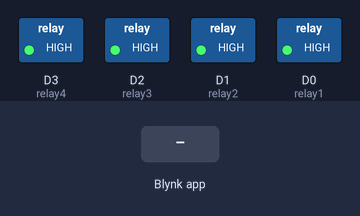
The sketch below on a simulated ESP8266 (NodeMCU). On the bench: switched loads named in the sketch (green lamp = pin HIGH). The inputs (shaded band) are chosen by the test bench. WiFi joins after 1.5 s; servers stay silent unless stated.

Above: at 3.0 s.
3.1 s: Blynk app writes 1 to V0
At 3.7 s:
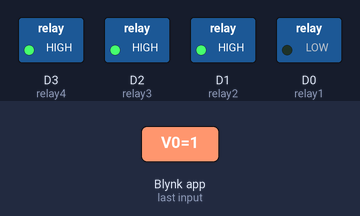
4.6 s: Blynk app writes 1 to V1
At 5.8 s:
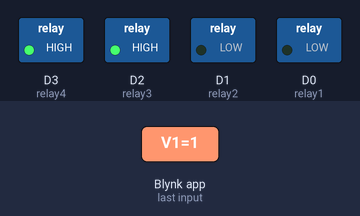
6.1 s: Blynk app writes 0 to V0
At 7.2 s:
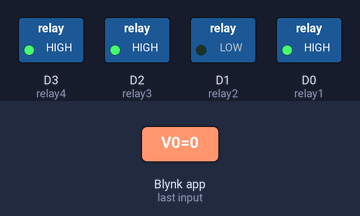
7.6 s: Blynk app writes 1 to V2
At 8.3 s:
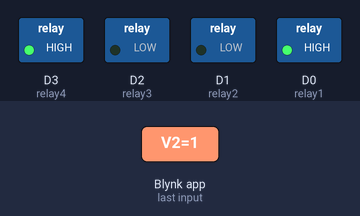
9.1 s: Blynk app writes 200 to V0
At 9.4 s:
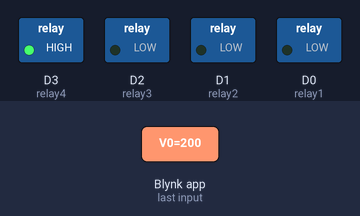
10.6 s: Blynk app writes 0 to V1
At 11.8 s:
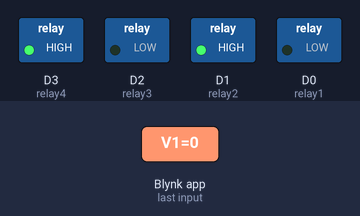
Timing chart, 0 to 13.1 s (numbered marks = the images above; inputs shaded):
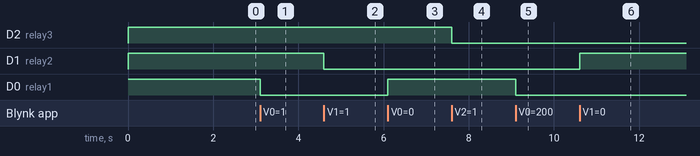

The sketch:

4_CHANNEL_CODE.ino
```cpp
/*New Blynk app with Home Automation
   https://srituhobby.com
*/

//Include the library files
#define BLYNK_PRINT Serial
#include <ESP8266WiFi.h>
#include <BlynkSimpleEsp8266.h>

//Define the relay pins
#define relay1 D0
#define relay2 D1
#define relay3 D2
#define relay4 D3

#define BLYNK_AUTH_TOKEN "j0KVJ3NGHvy_ra_rqcoAxX1rjSwqkqiU" //Enter your blynk auth token

char auth[] = BLYNK_AUTH_TOKEN;
char ssid[] = "PLUTO";//Enter your WIFI name
char pass[] = "selvajee0.";//Enter your WIFI password

//Get the button values
BLYNK_WRITE(V0) {
  bool value1 = param.asInt();
  // Check these values and turn the relay1 ON and OFF
  if (value1 == 1) {
    digitalWrite(relay1, LOW);
  } else {
    digitalWrite(relay1, HIGH);
  }
}

//Get the button values
BLYNK_WRITE(V1) {
  bool value2 = param.asInt();
  // Check these values and turn the relay2 ON and OFF
  if (value2 == 1) {
    digitalWrite(relay2, LOW);
  } else {
    digitalWrite(relay2, HIGH);
  }
}

//Get the button values
BLYNK_WRITE(V2) {
  bool value3 = param.asInt();
  // Check these values and turn the relay3 ON and OFF
  if (value3 == 1) {
    digitalWrite(relay3, LOW);
  } else {
    digitalWrite(relay3, HIGH);
  }
}

//Get the button values
BLYNK_WRITE(V3) {
  bool value4 = param.asInt();
  // Check these values and turn the relay4 ON and OFF
  if (value4 == 1) {
    digitalWrite(relay4, LOW);
  } else {
    digitalWrite(relay4, HIGH);
  }
}

void setup() {
  //Set the relay pins as output pins
  pinMode(relay1, OUTPUT);
  pinMode(relay2, OUTPUT);
  pinMode(relay3, OUTPUT);
  pinMode(relay4, OUTPUT);

  // Turn OFF the relay
  digitalWrite(relay1, HIGH);
  digitalWrite(relay2, HIGH);
  digitalWrite(relay3, HIGH);
  digitalWrite(relay4, HIGH);

  //Initialize the Blynk library
  Blynk.begin(auth, ssid, pass, "blynk.cloud", 80);
}

void loop() {
  //Run the Blynk library
  Blynk.run();
}
```

Measured:
- after the input at 3.1 s, D0 (relay1): HIGH → LOW at once
- after the input at 4.6 s, D1 (relay2): HIGH → LOW at once
- after the input at 6.1 s, D0 (relay1): LOW → HIGH at once
- after the input at 7.6 s, D2 (relay3): HIGH → LOW at once
- after the input at 9.1 s, D0 (relay1): HIGH → LOW at once
- after the input at 10.6 s, D1 (relay2): LOW → HIGH at once
